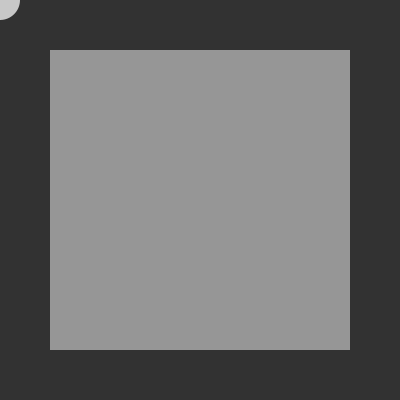
Frame 1 (no input)
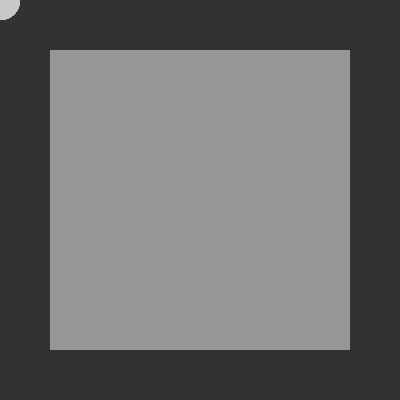
Frame 60 (the mouse pressed at the canvas centre just before this capture)
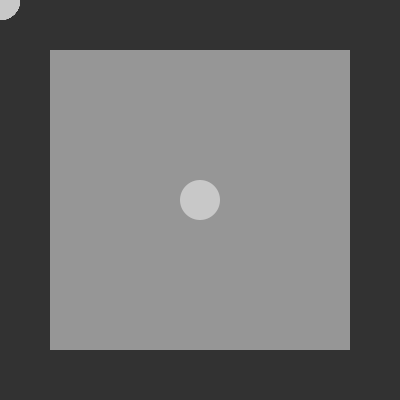
Frame 120 (the mouse held since frame 60 and released just before this capture)

The Processing sketch that drew these frames (run headless with seeded random() and noise(); from frame 60 on, the mouse is pressed at the canvas centre):

// Processing sketch: z_desafio_mascara
// ── z_desafio_mascara.pde
void setup()
{
  size(400, 400);
  background(50);
  rectMode(CORNERS);
  noStroke();
}

void draw()
{
  fill(150);
  rect(50, 50, width - 50, height - 50);
  
  fill(200);
  ellipse(mouseX, mouseY, 40, 40);
}
